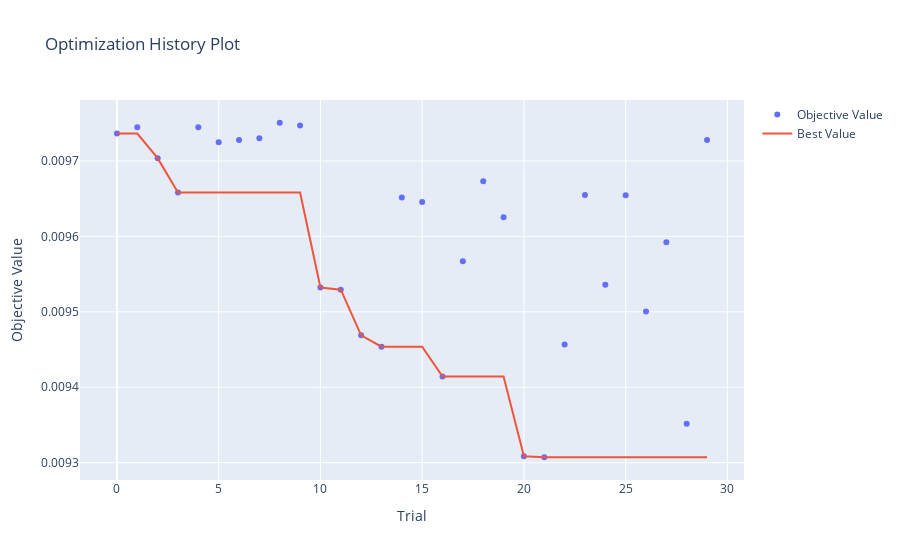
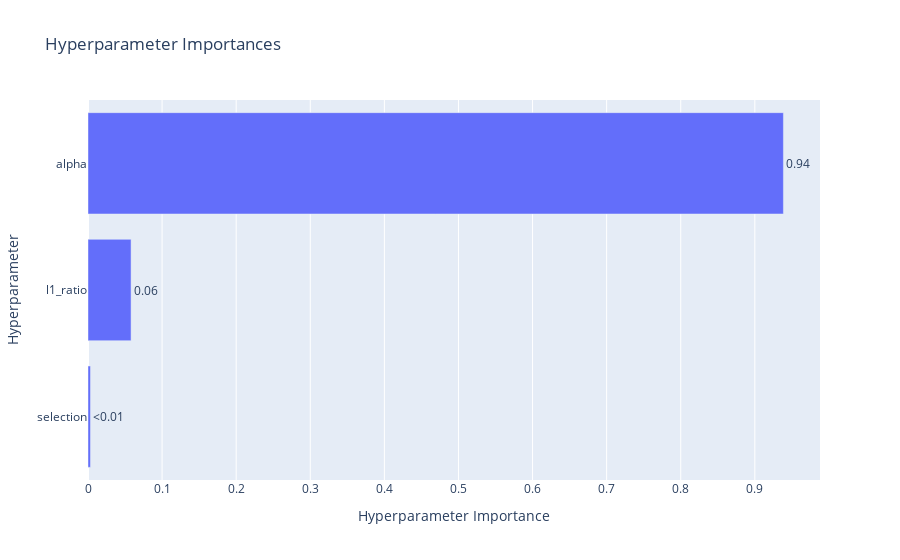

Notebook code cell kept with these figures, in order:
### Code cell
vis.plot_optimization_history(study).show()
vis.plot_param_importances(study).show()

### Figure 1 — Plotly figure (JSON) as saved in the notebook; plotly's stock layout.template omitted (floating-point values rounded to 4 significant figures)
{"data": [{"mode": "markers", "name": "Objective Value", "x": [0, 1, 2, 3, 4, 5, 6, 7, 8, 9, 10, 11, 12, 13, 14, 15, 16, 17, 18, 19, 20, 21, 22, 23, 24, 25, 26, 27, 28, 29], "y": [0.009736, 0.009745, 0.009704, 0.009658, 0.009744, 0.009725, 0.009728, 0.00973, 0.009751, 0.009747, 0.009532, 0.009529, 0.009469, 0.009454, 0.009651, 0.009646, 0.009414, 0.009567, 0.009673, 0.009625, 0.009308, 0.009307, 0.009456, 0.009655, 0.009536, 0.009654, 0.0095, 0.009592, 0.009352, 0.009728], "type": "scatter"}, {"mode": "lines", "name": "Best Value", "x": [0, 1, 2, 3, 4, 5, 6, 7, 8, 9, 10, 11, 12, 13, 14, 15, 16, 17, 18, 19, 20, 21, 22, 23, 24, 25, 26, 27, 28, 29], "y": [0.009736, 0.009736, 0.009704, 0.009658, 0.009658, 0.009658, 0.009658, 0.009658, 0.009658, 0.009658, 0.009532, 0.009529, 0.009469, 0.009454, 0.009454, 0.009454, 0.009414, 0.009414, 0.009414, 0.009414, 0.009308, 0.009307, 0.009307, 0.009307, 0.009307, 0.009307, 0.009307, 0.009307, 0.009307, 0.009307], "type": "scatter"}, {"marker": {"color": "#cccccc"}, "mode": "markers", "name": "Infeasible Trial", "showlegend": false, "x": [], "y": [], "type": "scatter"}], "layout": {"title": {"text": "Optimization History Plot"}, "xaxis": {"title": {"text": "Trial"}}, "yaxis": {"title": {"text": "Objective Value"}}}}

### Figure 2 — Plotly figure (JSON) as saved in the notebook; plotly's stock layout.template omitted (floating-point values rounded to 4 significant figures)
{"data": [{"cliponaxis": false, "hovertemplate": ["selection (CategoricalDistribution): 0.0033299090826171287<extra></extra>", "l1_ratio (FloatDistribution): 0.05811346160593741<extra></extra>", "alpha (FloatDistribution): 0.9385566293114456<extra></extra>"], "name": "Objective Value", "orientation": "h", "text": ["<0.01", "0.06", "0.94"], "textposition": "outside", "x": [0.00333, 0.05811, 0.9386], "y": ["selection", "l1_ratio", "alpha"], "type": "bar"}], "layout": {"title": {"text": "Hyperparameter Importances"}, "xaxis": {"title": {"text": "Hyperparameter Importance"}}, "yaxis": {"title": {"text": "Hyperparameter"}}}}
